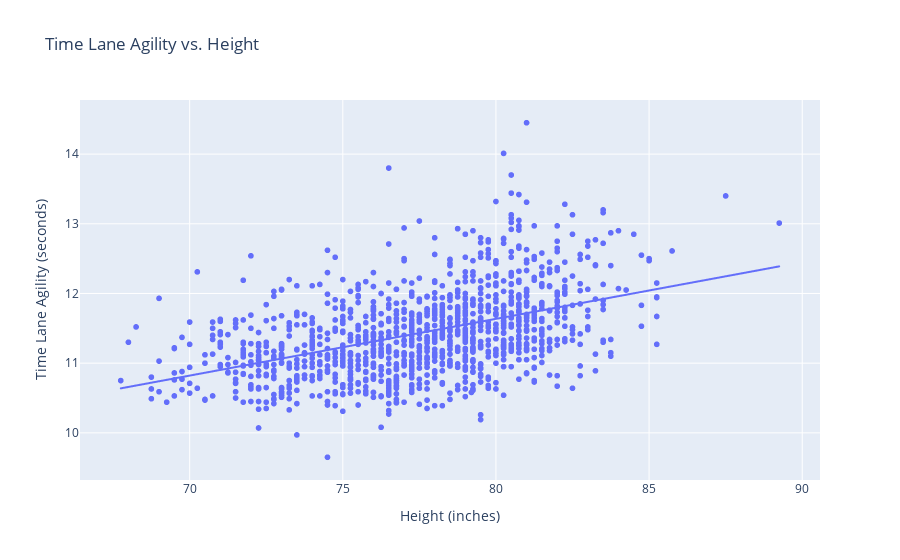

Notebook code cell kept with this figure:
### Markdown cell above
#### let's look at the correlation between height and agility

### Code cell
draft_combine['Height (inches)'] = draft_combine['heightWOShoesInches']
draft_combine['Time Lane Agility (seconds)'] = draft_combine['timeLaneAgility']

px.scatter(draft_combine.sort_values('heightWOShoesInches'),x='Height (inches)',y='Time Lane Agility (seconds)', title = 'Time Lane Agility vs. Height', trendline = "ols")

### Figure 1 — Plotly figure (JSON) as saved in the notebook; plotly's stock layout.template omitted (floating-point values rounded to 4 significant figures; data arrays with more than 128 entries replaced by an {"elided": "..."} marker saying what was removed)
{"data": [{"hovertemplate": "Height (inches)=%{x}<br>Time Lane Agility (seconds)=%{y}<extra></extra>", "legendgroup": "", "marker": {"color": "#636efa", "symbol": "circle"}, "mode": "markers", "name": "", "showlegend": false, "type": "scattergl", "x": {"elided": "1395 float values"}, "xaxis": "x", "y": {"elided": "1395 float values"}, "yaxis": "y"}, {"hovertemplate": "<b>OLS trendline</b><br>Time Lane Agility (seconds) = 0.0814068 * Height (inches) + 5.12326<br>R<sup>2</sup>=0.207804<br><br>Height (inches)=%{x}<br>Time Lane Agility (seconds)=%{y} <b>(trend)</b><extra></extra>", "legendgroup": "", "marker": {"color": "#636efa", "symbol": "circle"}, "mode": "lines", "name": "", "showlegend": false, "type": "scattergl", "x": {"elided": "1223 float values"}, "xaxis": "x", "y": {"elided": "1223 float values"}, "yaxis": "y"}], "layout": {"legend": {"tracegroupgap": 0}, "title": {"text": "Time Lane Agility vs. Height"}, "xaxis": {"anchor": "y", "domain": [0, 1], "title": {"text": "Height (inches)"}}, "yaxis": {"anchor": "x", "domain": [0, 1], "title": {"text": "Time Lane Agility (seconds)"}}}}
